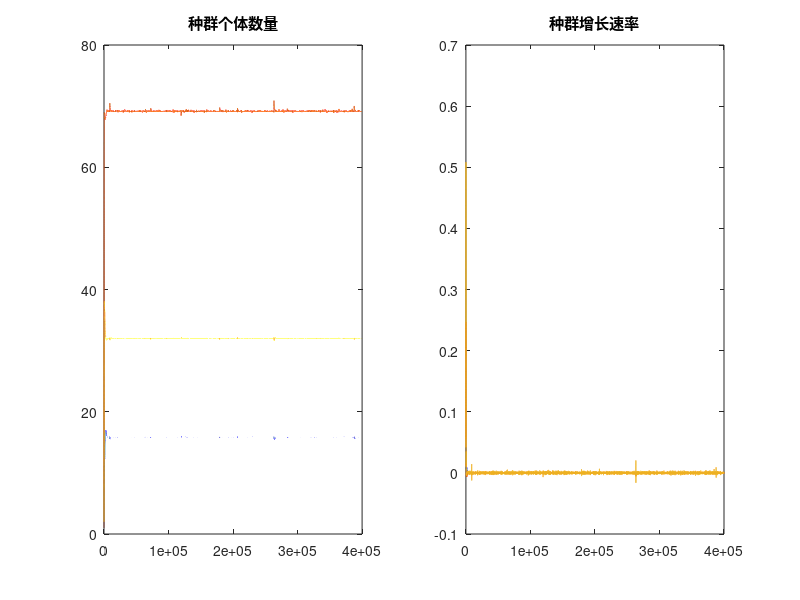

Write the MATLAB code that produced this figure.

%% ODE of MCM 2021 Problem A

%% Natural growth rate
r1 = 0.1;
r2 = 0.2;
r3 = 0.15;

%% Initial Quantity
N10 = 1;
N20 = 1;
N30 = 2;

%% Max Quantity that environment can sustain
N1max = 100;
N2max = 100;
N3max = 120;

%% Impact of interact between two species
sigma12 = 0.6;
sigma13 = 0.7;
sigma21 = 0.8;
sigma23 = 0.9;
sigma31 = 0.5;
sigma32 = 0.8;

%% Interval of time
tspan = 1:1:400000;

%% Differential Equations 
f = @(t,y)[
    0.1*r1*y(1)*(1-y(1)/N1max-sigma21*y(2)/N2max-sigma31*y(2)/N3max)*(0.7*cos(0.01*t)+1.1)
    0.1*r2*y(2)*(1-y(2)/N2max-sigma12*y(1)/N1max-sigma32*y(3)/N3max)*(1*cos(0.01*t)+1.1)
    0.1*r3*y(3)*(1-y(3)/N3max-sigma13*y(1)/N1max-sigma23*y(2)/N2max)*(0.8*cos(0.01*t)+1.1)
];

%% Slove the above Equations
[t,y] = ode45(f, tspan, [N10; N20; N30]);

%% Show the Conclusion with images
subplot(1,2,1)
plot(t,y(:,1),t,y(:,2),t,y(:,3)); title('种群个体数量')
subplot(1,2,2)
plot(diff(y(:,1)))
hold on
plot(diff(y(:,3)))
plot(diff(y(:,2))); title('种群增长速率')

%% End